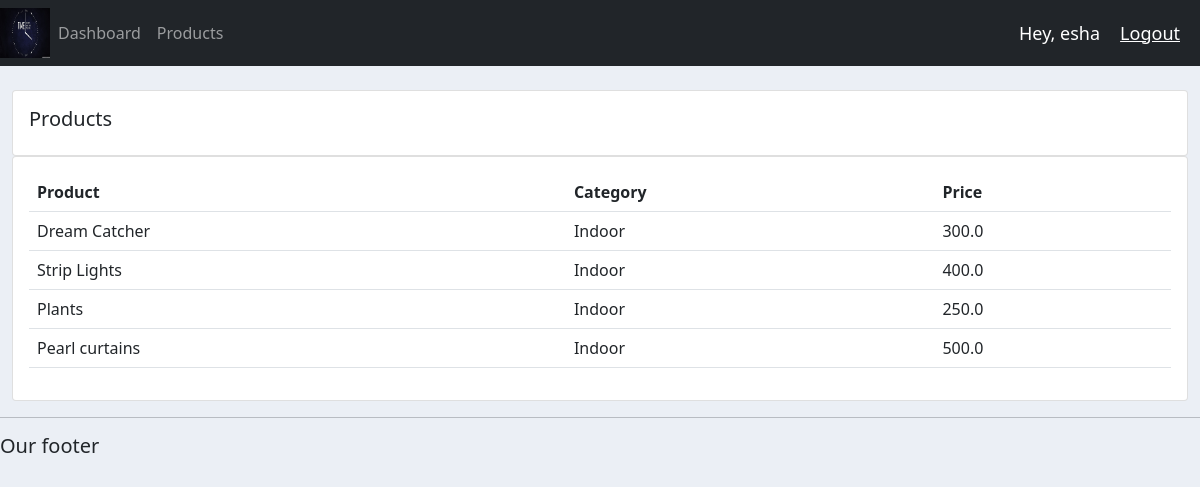
The page /products/ (signed in) on the database its author committed.
### accounts/models.py (models this page shows, shortened)
class Product(models.Model):
    CATEGORY = (
        ('Indoor', 'Indoor'),
        ('Out Door', 'Out Door')
    )
    name = models.CharField(max_length=200, null=True)
    price = models.FloatField(null=True)
    category = models.CharField(max_length=200, null=True, choices=CATEGORY)
    description = models.CharField(max_length=200, null=True, blank=True)
    date_created = models.DateTimeField(auto_now_add=True, null=True)
    tags = models.ManyToManyField(Tag)

### accounts/decoraters.py (the view)
        def wrapper_func(request, *args, **kwargs):
            group = None
            if request.user.groups.exists():
                group = request.user.groups.all()[0].name
            if group in allowed_roles:
                return view_func(request, *args, **kwargs)
            else:
                return HttpResponse('You are not authorized to view this page.')

### accounts/decoraters.py (called while the page is built)
def allowed_users(allowed_roles=[]):
    def decorator(view_func):
        def wrapper_func(request, *args, **kwargs):
            group = None
            if request.user.groups.exists():
                group = request.user.groups.all()[0].name
            if group in allowed_roles:
                return view_func(request, *args, **kwargs)
            else:
                return HttpResponse('You are not authorized to view this page.')
        return wrapper_func
    return decorator

### accounts/views.py (called while the page is built)
@login_required(login_url='login')
@allowed_users(allowed_roles=['admin'])
def products(request):
    products = Product.objects.all()
    return render(request, 'accounts/products.html', {'products': products})

### accounts/templates/accounts/products.html
{% extends 'accounts/main.html' %}
{% block content %}
<br>
<div class="row">
    <div class="col-md">
        <div class="card card-body">
            <h5>Products</h5>
        </div>
        <div class="card card-body">
            <table class="table">
                <tr>
                    <th>Product</th>
                    <th>Category</th>
                    <th>Price</th>
                </tr>
                {% for i in products %}
                    <tr>
                        <td>{{i.name}}</td>
                        <td>{{i.category}}</td>
                        <td>{{i.price}}</td>
                    </tr>
                {% endfor %}
            </table>
        </div>
    </div>
</div>
{% endblock %}

### accounts/templates/accounts/navbar.html (shortened to what this page needs)
{% load static %}
<nav class="navbar navbar-expand-lg navbar-dark bg-dark">
    <img src="{% static 'images/w3.jpg' %} " height="50" width="50">
    <div class="collapse navbar-collapse" id="navbarNav">
        <ul class="navbar-nav">
            {% if request.user.is_staff %}
            <li class="nav-item active">
                <a class="nav-link" href="{% url 'home' %}">Dashboard</a>
            </li>
            <li class="nav-item">
                <a class="nav-link" href="{% url 'products' %}">Products</a>
            </li>
            {% endif %}
        </ul>
    </div>
    <span class="hello-msg">Hey, {{request.user}}</span>
    <span><a class="hello-msg" href="{% url 'logout' %}">Logout</a></span>
</nav>

### static/CSS/main.css (style rules this page uses)
body { background-color: #ebeff5; }

### accounts/templates/accounts/navbar.html (style rules this page uses)
.hello-msg { font-size: 18px; color: #fff; margin-right: 20px }

### rows shown on the page
Product: name "Dream Catcher", category "Indoor", price "300.0"
Product: name "Strip Lights", category "Indoor", price "400.0"
Product: name "Plants", category "Indoor", price "250.0"
Product: name "Pearl curtains", category "Indoor", price "500.0"

### other values the page prints
{{ request.user }} "esha"
